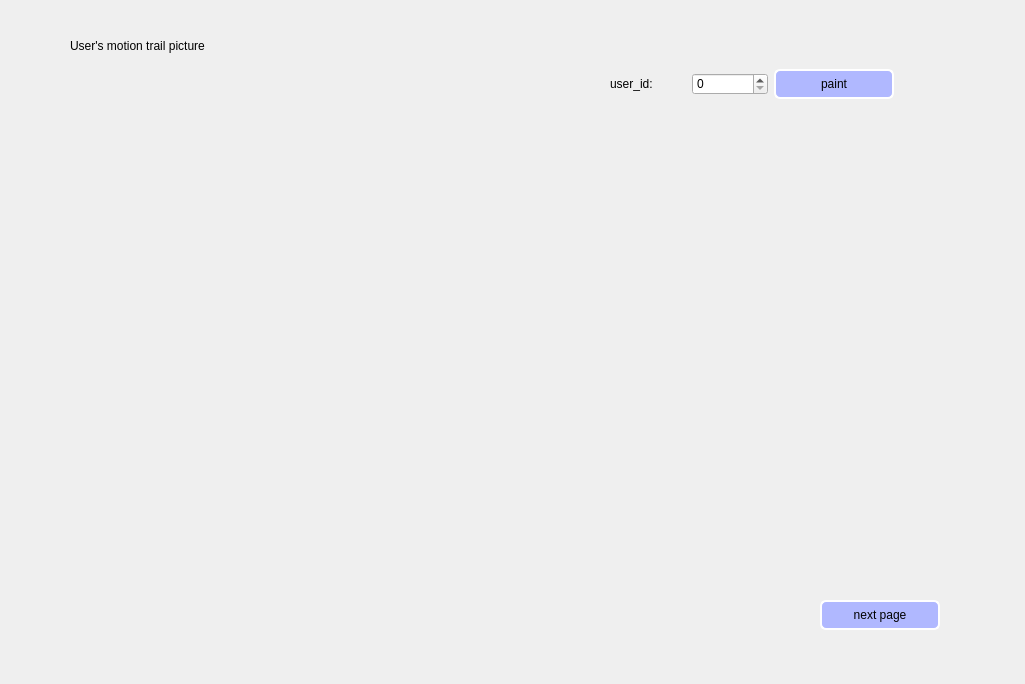
<?xml version="1.0" encoding="UTF-8"?>
<ui version="4.0">
 <class>PaintDialog</class>
 <widget class="QDialog" name="PaintDialog">
  <property name="geometry">
   <rect>
    <x>0</x>
    <y>0</y>
    <width>1025</width>
    <height>684</height>
   </rect>
  </property>
  <property name="windowTitle">
   <string>Dialog</string>
  </property>
  <property name="styleSheet">
   <string notr="true">font: 12pt &quot;Arial&quot;;
QDialog{
border-image: url(:/image/map/image3.jpg);}
</string>
  </property>
  <widget class="QStackedWidget" name="stackedWidget">
   <property name="geometry">
    <rect>
     <x>30</x>
     <y>20</y>
     <width>941</width>
     <height>611</height>
    </rect>
   </property>
   <property name="styleSheet">
    <string notr="true">QPushButton
{
	border:2px solid rgb(255,255,255);
	border-radius:6px;

	background: rgb(176, 184, 255);
}
QDialog{
border-image: url(:/image/map/image3.jpg);
}</string>
   </property>
   <property name="currentIndex">
    <number>0</number>
   </property>
   <widget class="QWidget" name="page">
    <widget class="QWidget" name="widget" native="true">
     <property name="geometry">
      <rect>
       <x>30</x>
       <y>100</y>
       <width>851</width>
       <height>471</height>
      </rect>
     </property>
    </widget>
    <widget class="QPushButton" name="pushButton_next">
     <property name="geometry">
      <rect>
       <x>790</x>
       <y>580</y>
       <width>120</width>
       <height>30</height>
      </rect>
     </property>
     <property name="minimumSize">
      <size>
       <width>120</width>
       <height>30</height>
      </size>
     </property>
     <property name="text">
      <string>next page</string>
     </property>
    </widget>
    <widget class="QLabel" name="label_3">
     <property name="geometry">
      <rect>
       <x>40</x>
       <y>10</y>
       <width>211</width>
       <height>31</height>
      </rect>
     </property>
     <property name="text">
      <string>User's motion trail picture</string>
     </property>
    </widget>
    <widget class="QWidget" name="widget_2" native="true">
     <property name="geometry">
      <rect>
       <x>580</x>
       <y>40</y>
       <width>284</width>
       <height>48</height>
      </rect>
     </property>
     <layout class="QHBoxLayout" name="horizontalLayout">
      <item>
       <widget class="QLabel" name="label">
        <property name="text">
         <string>user_id:</string>
        </property>
       </widget>
      </item>
      <item>
       <widget class="QSpinBox" name="spinBox_user_id">
        <property name="maximum">
         <number>100000</number>
        </property>
       </widget>
      </item>
      <item>
       <widget class="QPushButton" name="pushButton_paint_user">
        <property name="minimumSize">
         <size>
          <width>120</width>
          <height>30</height>
         </size>
        </property>
        <property name="text">
         <string>paint</string>
        </property>
       </widget>
      </item>
     </layout>
    </widget>
   </widget>
   <widget class="QWidget" name="page_2">
    <widget class="QLabel" name="label_2">
     <property name="geometry">
      <rect>
       <x>730</x>
       <y>30</y>
       <width>81</width>
       <height>20</height>
      </rect>
     </property>
     <property name="text">
      <string>location_id</string>
     </property>
    </widget>
    <widget class="QSpinBox" name="spinBox_location_id">
     <property name="geometry">
      <rect>
       <x>830</x>
       <y>30</y>
       <width>42</width>
       <height>22</height>
      </rect>
     </property>
     <property name="maximum">
      <number>100000</number>
     </property>
    </widget>
    <widget class="QPushButton" name="pushButton_paint_location">
     <property name="geometry">
      <rect>
       <x>550</x>
       <y>40</y>
       <width>120</width>
       <height>30</height>
      </rect>
     </property>
     <property name="minimumSize">
      <size>
       <width>120</width>
       <height>30</height>
      </size>
     </property>
     <property name="text">
      <string>Paint heatmap</string>
     </property>
    </widget>
    <widget class="QWidget" name="widget_loc" native="true">
     <property name="geometry">
      <rect>
       <x>20</x>
       <y>90</y>
       <width>891</width>
       <height>481</height>
      </rect>
     </property>
    </widget>
    <widget class="QPushButton" name="pushButton_pre">
     <property name="geometry">
      <rect>
       <x>800</x>
       <y>580</y>
       <width>120</width>
       <height>30</height>
      </rect>
     </property>
     <property name="minimumSize">
      <size>
       <width>120</width>
       <height>30</height>
      </size>
     </property>
     <property name="font">
      <font>
       <family>Arial</family>
       <pointsize>12</pointsize>
       <weight>50</weight>
       <italic>false</italic>
       <bold>false</bold>
      </font>
     </property>
     <property name="text">
      <string>pre page</string>
     </property>
    </widget>
    <widget class="QPushButton" name="pushButton">
     <property name="geometry">
      <rect>
       <x>740</x>
       <y>60</y>
       <width>120</width>
       <height>30</height>
      </rect>
     </property>
     <property name="minimumSize">
      <size>
       <width>120</width>
       <height>30</height>
      </size>
     </property>
     <property name="text">
      <string>find the location</string>
     </property>
    </widget>
   </widget>
  </widget>
 </widget>
 <resources/>
 <connections/>
</ui>
